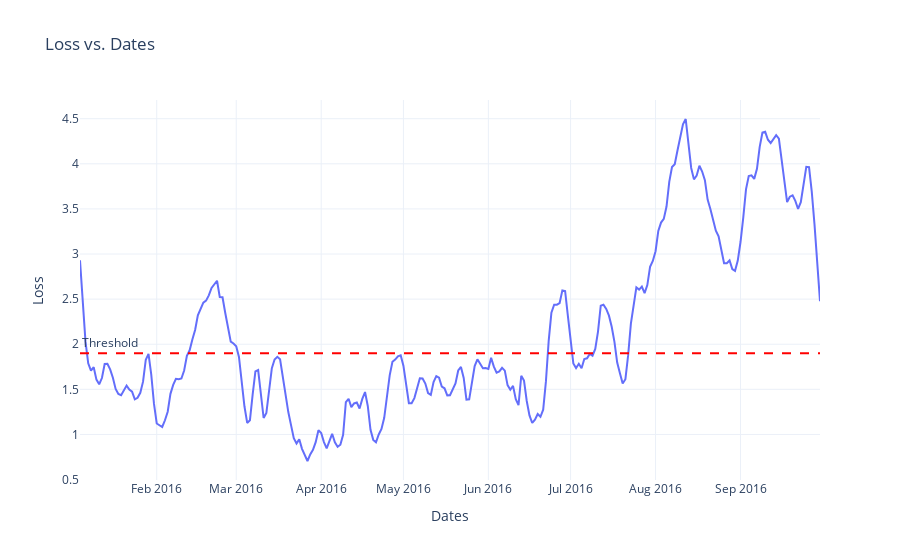

Notebook code cell kept with this figure:
### Code cell
##plot the results for monitored period data to see number of anomalies and if the Feb 14 anaomaly is the only one being captured
recons_monitored_data=model.predict(X_monitored_period)
print(X_monitored_period.shape)
data_loss_monitored=tf.keras.losses.mae(recons_monitored_data,X_monitored_period)
# print(data_loss)
data_loss_monitored_mean=tf.reduce_mean(data_loss_monitored,axis=1)
print(data_loss_monitored_mean)
chk_monitored_data_dated=pd.DataFrame({'Dates':monitored_period_df.index[seq_len:],'Loss':data_loss_monitored_mean})
display(chk_monitored_data_dated)
chk_monitored_data_dated.plot(x='Dates',y='Loss',figsize=(10,5))
plt.axhline(y=threshold, color='red', linestyle='--', linewidth=2, label='Threshold')

###plot plotly plots for train data to analyze 

fig = px.line(chk_monitored_data_dated, x='Dates', y='Loss', title='Loss vs. Dates', labels={'Loss': 'Loss', 'Dates': 'Dates'}) # Add a threshold line threshold = 0.5 # Replace with the actual threshold value 
fig.add_hline(y=threshold, line=dict(color='red', width=2, dash='dash'), annotation_text='Threshold', annotation_position='top left') # Customize the layout
fig.update_layout( xaxis_title='Dates', yaxis_title='Loss', legend_title='Legend', template='plotly_white' ) # Show the plot fig.show()

### Figure 1 — Plotly figure (JSON) as saved in the notebook; plotly's stock layout.template omitted (floating-point values rounded to 4 significant figures; data arrays with more than 128 entries replaced by an {"elided": "..."} marker saying what was removed)
{"data": [{"hovertemplate": "Dates=%{x}<br>Loss=%{y}<extra></extra>", "legendgroup": "", "line": {"color": "#636efa", "dash": "solid"}, "marker": {"symbol": "circle"}, "mode": "lines", "name": "", "orientation": "v", "showlegend": false, "type": "scatter", "x": {"elided": "271 str values"}, "xaxis": "x", "y": {"elided": "271 float values"}, "yaxis": "y"}], "layout": {"annotations": [{"showarrow": false, "text": "Threshold", "x": 0, "xanchor": "left", "xref": "x domain", "y": 1.9, "yanchor": "bottom", "yref": "y"}], "legend": {"title": {"text": "Legend"}, "tracegroupgap": 0}, "shapes": [{"line": {"color": "red", "dash": "dash", "width": 2}, "type": "line", "x0": 0, "x1": 1, "xref": "x domain", "y0": 1.9, "y1": 1.9, "yref": "y"}], "title": {"text": "Loss vs. Dates"}, "xaxis": {"anchor": "y", "domain": [0, 1], "title": {"text": "Dates"}}, "yaxis": {"anchor": "x", "domain": [0, 1], "title": {"text": "Loss"}}}}
